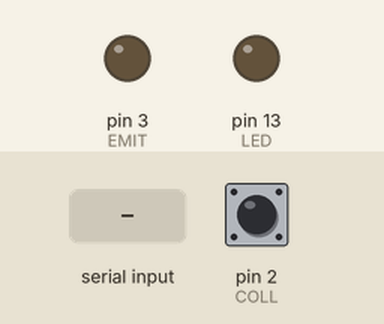
A sketch run on a simulated Arduino Uno, built with avr-gcc and run on an emulated ATmega328P. Parts: output pins drawn as LEDs (lit = HIGH). Inputs (shaded band) come from the test bench; at power-on: pin 2 (COLL) HIGH.

Above: at 1.2 s.
1.3 s: byte 30 received over Serial
At 2.5 s:
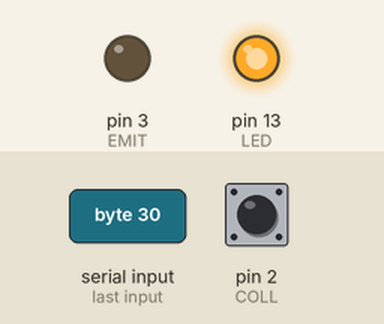
2.9 s: byte 90 received over Serial
At 3.8 s:
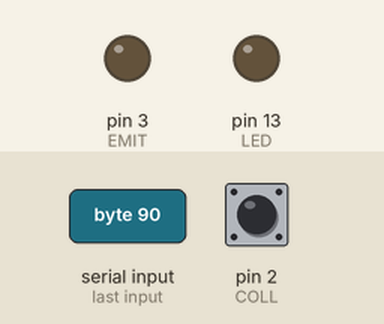
Timing chart, 0 to 5.9 s (numbered marks = the images above; inputs shaded):
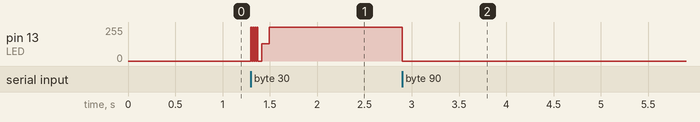

The sketch:

Vincent_Hu_Optical.ino
```cpp
//Vincent Hu Project Self Clock

#define LED 13 // LED anode (HIGH), cathode to GND pin
#define COLL 2 // PT collector (HIGH)
#define EMIT 3 // PT emitter (LOW)

/*Variables for transmission module*/
#define DEL 5   //minimum threshold delay time for LED change
volatile int d[16]; // data array

int tcnt = 0; // cnt is index for data array
volatile boolean transition = false; //Determines whether to toggle LED
volatile int state = 0; //Determines whether LED is HIGH (LOW is default)

/*Variables for receiving module*/
int rt[50];
int rcnt = 0;        //counter for counting ext ints

ISR(INT0_vect){
  rt[rcnt++] = TCNT1;
  TCNT1 = 0;
}

void doTransition()
{
  (state)?(state=0):(state=1); // toggle state
  (state)?digitalWrite(LED,HIGH):digitalWrite(LED, LOW); // write depending on state
}

//Converts an int array of bit values to single char value
char toASCII(int* arr)
{
  char data = 0; //initialize data for return
  // construct the ASCII character
  for(int i = 7; i >=0 ; i--)
  {
    int shift = 7 - i;   // determines where to put the bit
    data |= arr[i]<<shift; // set the bit
  }
  return data;
}

// Converts a char to a int array with 4 0's, then bits representing that char
// Example: k -> { 0, 0, 0, 0, 0, 1, 1, 0, 1, 0, 1, 1 }
void toArray(char c)
{
  //Serial.print("Transmitting: ");

  // Fill first four zeroes
  for(int i = 0; i < 4; i++)
  {
    d[i] = 0;
  }

  // Fill rest of array with bits representing char
  for(int i = 4; i < 12; i++)
  {
    int shift = 7 - (i - 4);
    d[i] = (c & ( 1 << shift )) >> shift;
    //Serial.print(d[i]);
  }

  // Fill last four zeroes
  for(int i = 12; i < 16; i++)
  {
    d[i] = 0;
  }
}

void transmit()
{
  // Transmit 12 bits of data
  while(tcnt < 16)
  {
    //Serial.println(d[tcnt]);

    //Toggle state and make transition.
    (d[tcnt++]==1)?transition=true:transition=false; //Get ready for transition if data = 1
    doTransition();                                  //Do transition regardless of value

    delay(DEL);                                      //Delay T_p/2
    if(transition)                                   //Do transition if 1, then unset transition
    {
      doTransition();
      transition = false;
    }
    delay(DEL);                                      //Delay T_p/2
  }

  //If last bit was 0, make sure to make extra transition so last bit can be set on receive
  if(tcnt == 16 && d[tcnt-1] == 0)
  {
    doTransition();
  }
}

void setup()
{
  Serial.begin(115200);

  /*Configure pins*/
  pinMode(LED, OUTPUT); // set LED to output to control
  pinMode(COLL, INPUT); // set COLL to input to generate external interrupts
  pinMode(EMIT, OUTPUT); // set EMIT to output to set to GND

  digitalWrite(LED, state); // connect LED to 5V
  digitalWrite(COLL, HIGH); // connect PT with built-in resistor and 5V
  digitalWrite(EMIT, LOW); // set emitter to ground

  /*Configure receiving module external interrupt*/
  noInterrupts(); //turn off interrupts during config

  TCCR1A = 0; // clear Timer1
  TCCR1B = 0; // set to counter mode

  TCCR1B |= (1 << CS12); // set prescaler to 1024
  TCCR1B |= (1 << CS10);

  EIMSK = 1; // enable exter int on INT0
  EICRA = 1; // INT0 triggers int on any change

  interrupts(); // turn on interrupts

    Serial.println();
}

void loop()
{
  if(Serial.available()) { // data received on com port

    char val = Serial.read(); // read numdat
    val = toupper(val);
    //Serial.println(val);
    toArray(val);        // stores bits of val into transmit array d[12]
    transmit();          // transmits bits
  }

  //Process transitions array and print char after ensuring
  //1: Received at least 16 transitions (4 0's+8 transitions+4 0's =shortest possible message)
  //2: TCNT1 is greater than 1000 (64 ms, since it is longer than any possible transition rated 10-50ms)
  if(rcnt >= 16 && TCNT1 > 1000)
  {
    float avg; // effective T_p value
    float half;
    float threshold; // separates T_p from T_p/2 (0 from 1)
    for(int i = rcnt - 4; i < rcnt; i++)
    {
       avg+=rt[i];
    }
    avg = avg/4;
    half = avg/2;
    threshold = half + half/2;

    int arri = 7;              //counter for array to be built
    int arr[8];                //array to be built for toASCII
    int j = rcnt - 5;          //counter for reading array backwards

    // starting with first transition in the back of the array,
    // get the bits according to transition time
    while(arri >= 0)
    {
       if(rt[j] > threshold)
       {
         arr[arri] = 0;
       }
       else
       {
         arr[arri] = 1;
         j--;
       }
       arri--;
       j--;
    }

    // Debug for array
//    for(int i = 0; i < 8; i++)
//    {
//     Serial.print(arr[i]);
//    }
//    Serial.println();
    Serial.println(toASCII(arr));

    while(1);
  }
}
```

Measured:
- after the input at 2.9 s, pin 13 (LED): 255/255 → 0/255 at once
